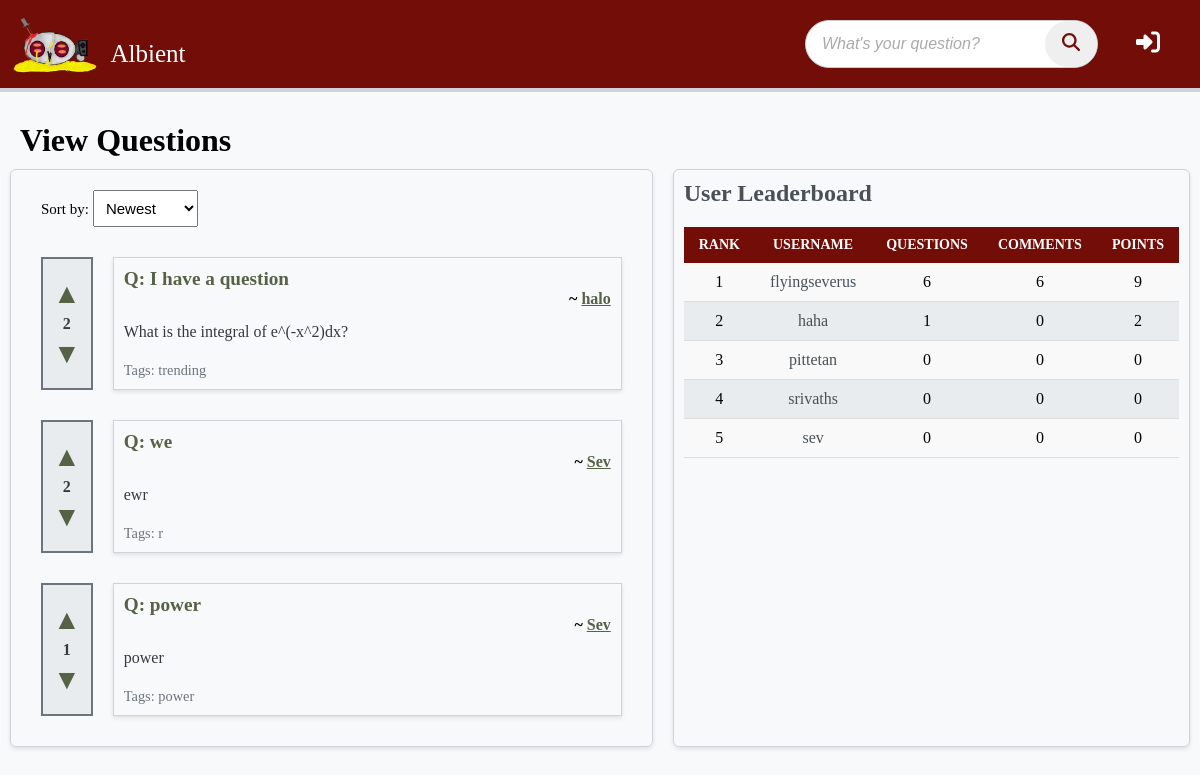
Before: / with the older database file.
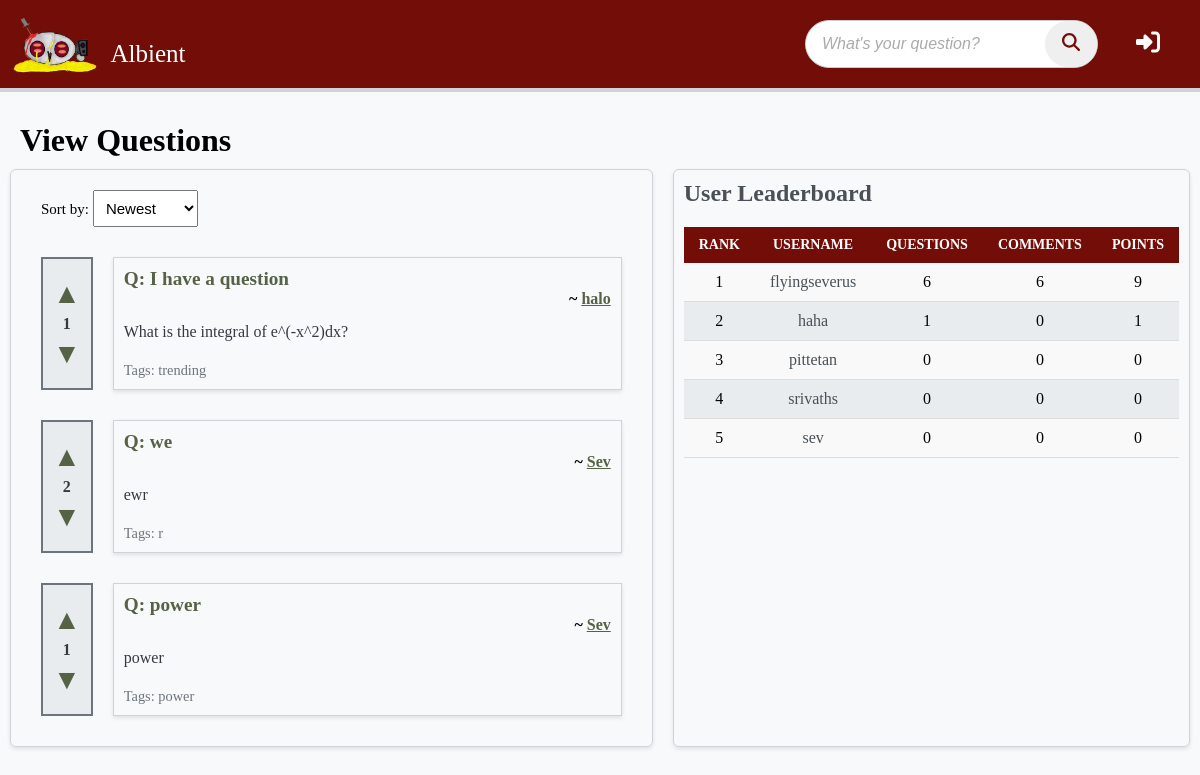
After: the same page with the newer database file.
### albient/models.py (models this page shows)
class Question(db.Model):
    id = sa.Column(sa.Integer, primary_key=True, unique=True)
    title = sa.Column(sa.String(64))
    content = sa.Column(sa.Text)
    user_id = sa.Column(sa.Integer, sa.ForeignKey("user.id"))
    comments = relationship("Comment", backref="question", lazy=True)
    tags = sa.Column(sa.String(32))
    votes = sa.Column(sa.Integer, default=0)
    is_resolved = sa.Column(sa.Boolean, default=False)

class User(db.Model, UserMixin):
    id = sa.Column(sa.Integer, primary_key=True, unique=True)
    role_id = sa.Column(sa.Integer, default=0)  # 0 for normal users, 1 for admin
    email = sa.Column(sa.String(320))
    username = sa.Column(sa.String(64), nullable=False, unique=True)
    display_name = sa.Column(sa.String(32))
    password = sa.Column(sa.String(64), nullable=False)
    rep_points = sa.Column(sa.Integer)
    questions = relationship("Question", backref="op", lazy=True)
    replies = relationship("Comment", backref="op", lazy=True)

### albient/routes.py (the view, shortened to what this page needs)
@app.route("/home")
@app.route("/")
def home():
    sort_by = request.args.get("sort_by", "id")
    leaderboard_data = (
        db.session.query(
            User.id,
            User.username,
            func.count(Question.id).label("questions_asked"),
            func.count(Comment.id).label("comments_made"),
            func.sum(Question.votes).label("total_votes_received"),
        )
        .outerjoin(Question, User.id == Question.user_id)
        .outerjoin(Comment, User.id == Comment.user_id)
        .group_by(User.id)
        .order_by(func.sum(Question.votes).desc())
        .all()
    )
    if sort_by == "popularity":
        questions = Question.query.order_by(Question.votes.desc()).all()
    else:
        questions = Question.query.order_by(Question.id.desc()).all()
    return render_template(
        "home.html", questions=questions, leaderboard_data=leaderboard_data
    )

### albient/templates/home.html (shortened to what this page needs)
{% extends 'base.html' %}
{% block content %}
  <h1>View Questions</h1>
  <div class="parent">
    <div class="view_questions">
      <form method="get" action="{{ url_for('home') }}" class="sort-form">
        <label for="sort_by">Sort by:</label>
        <select id="sort_by" name="sort_by" onchange="this.form.submit()">
            <option value="id" {% if request.args.get('sort_by') == 'id' %}selected{% endif %}>Newest</option>
        </select>
      </form>
      {% for question in questions %}
      <div class="question">
        <div class="vote-buttons">
            <a class="vote-button upvote-icon" href="{{url_for('upvote_post', post_id=question.id, del=1) }}" >&#9650;</a>
            <span>{{ question.votes }}</span>
            <a class="vote-button downvote-icon" href="{{url_for('upvote_post', post_id=question.id, del=-1) }}">&#9660;</a>
        </div>
        <div class="notvotebuttons">
          <a href="{{ url_for('view_question', id=question.id) }}" class="question-title">Q: {{ question.title }}</a>
          <h4>~ <a href="{{ url_for('view_user', username=question.op.username)}}">{{ question.op.display_name }}</a> </h4>
          <p>{{ question.content }}</p>
          <small>Tags: {{ question.tags }}</small>
        </div>
      </div>
      {% endfor %}
    </div>
    <div class="ask_questions">
        <h2>User Leaderboard</h2>
        <table class="leaderboard">
          <thead>
              <tr>
                  <th>Rank</th>
                  <th>Username</th>
                  <th>Questions </th>
                  <th>Comments </th>
                  <th>Points</th>
              </tr>
          </thead>
          <tbody>
              {% for user in leaderboard_data %}
              <tr>
                  <td>{{ loop.index }}</td>
                  <td>
                    <a href="{{ url_for('view_user', username=user.username) }}">{{ user.username }}</a>
                  </td>
                  <td>{{ user.questions_asked or 0 }}</td>
                  <td>{{ user.comments_made or 0 }}</td>
                  <td>{{ user.total_votes_received or 0 }}</td>
              </tr>
              {% endfor %}
          </tbody>
      </table>
    </div>
  </div>
{% endblock %}

Changed rows visible on the page:
changed Question "I have a question": votes "2" → "1"
computed for User "haha": total_votes_received "2" → "1"
